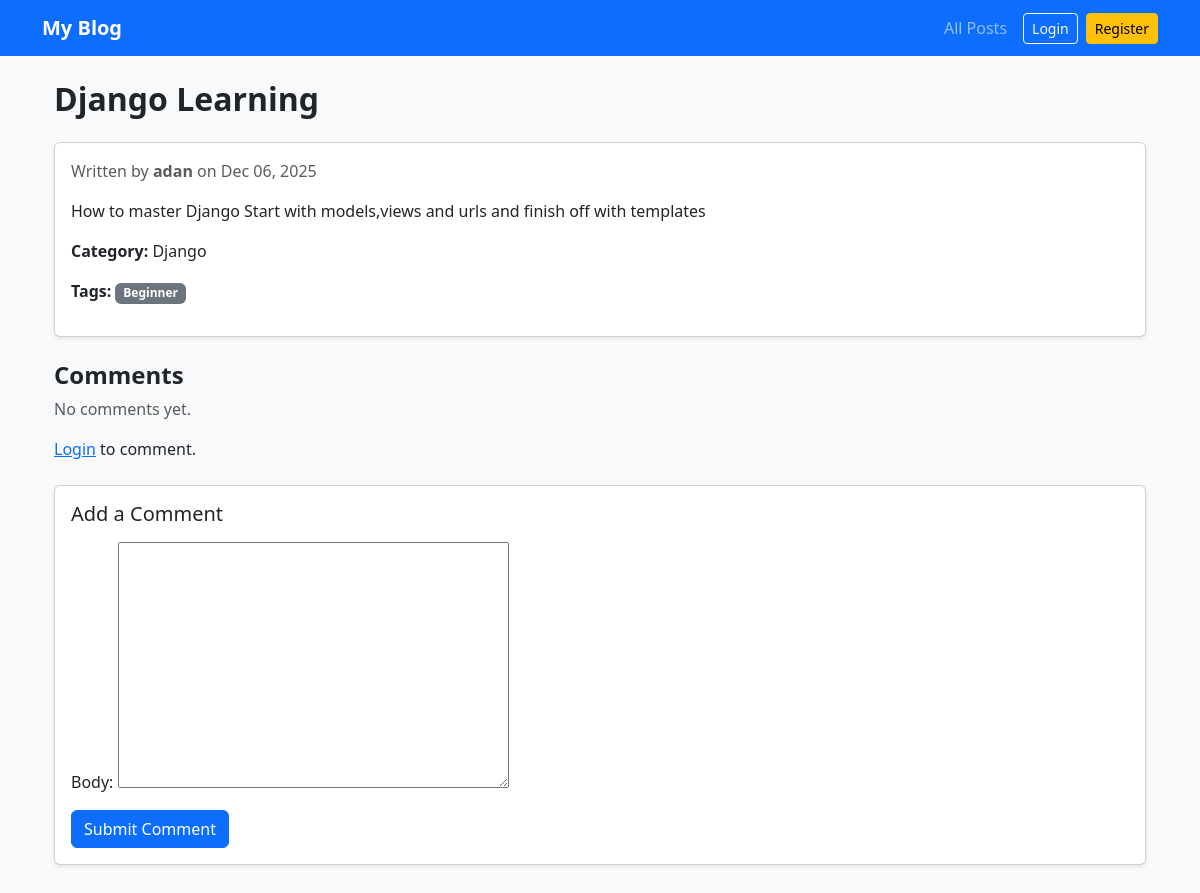
Page /django-learning/ on the committed database.
### blog/models.py (models this page shows, shortened)
class Post(models.Model):
    author = models.ForeignKey(User,on_delete=models.CASCADE,related_name="posts")
    title = models.CharField(max_length=100)
    slug = models.SlugField(unique=True,blank=True)
    body = models.TextField()
    created_at = models.DateTimeField(auto_now_add=True)
    category =models.ForeignKey(Category, on_delete=models.CASCADE)
    tags = models.ManyToManyField("Tag",blank=True)
    class Meta:
        ordering = ['-created_at']

class Category(models.Model):
    name = models.CharField(max_length=100)
    slug = models.SlugField(unique=True,blank=True)

class Tag(models.Model):
    name = models.CharField(max_length=50)
    slug = models.SlugField(unique=True,blank=True)

### blog/views.py (the view)
# urls.py: path("<slug:slug>/",views.post_detail,name = "post_detail"),
def post_detail(request, slug):
    post = get_object_or_404(Post, slug=slug)
    comments = post.comment_set.all()  # fetch all comments for this post
    if request.method == "POST":
        if not request.user.is_authenticated:
            return redirect('accounts:login')
        form = CommentForm(request.POST)
        if form.is_valid():
            comment = form.save(commit=False)
            comment.post = post  # associate comment with this post
            comment.author = request.user
            comment.save()
            return redirect("blog:post_detail", slug=post.slug)
    else:
        form = CommentForm()
    return render(request, "blog/post_detail.html", {
        "post": post,
        "comments": comments,
        "form": form
    })

### blog/forms.py
class CommentForm(forms.ModelForm):
    class Meta:
        model = Comment
        fields = ["body"]

### blog/templates/blog/post_detail.html (shortened to what this page needs)
{% extends "blog/base.html" %}
{% load crispy_forms_tags %}
{% block content %}
<div class="container mt-4">
  <div class="d-flex justify-content-between align-items-center mb-3">
    <h2 class="fw-bold">{{ post.title }}</h2>
  </div>
  <div class="card shadow-sm mb-4">
    <div class="card-body">
      <p class="text-muted mb-2">
        Written by <strong>{{ post.author.username }}</strong>
        on {{ post.created_at|date:"M d, Y" }}
      </p>
      <p class="mt-3">{{ post.body }}</p>
      <p>
        <strong>Category:</strong> {{ post.category.name }}
      </p>
      <p>
        <strong>Tags:</strong>
        {% for tag in post.tags.all %}
          <span class="badge bg-secondary">{{ tag.name }}</span>
        {% empty %}
          <span class="text-muted">No tags</span>
        {% endfor %}
      </p>
    </div>
  </div>
  <h4 class="fw-bold mt-4">Comments</h4>
{% for comment in comments %}
  <div class="card mb-2">
    <div class="card-body">
      <strong>{{ comment.author.username }}</strong>
      <p class="mb-1">{{ comment.body }}</p>
      <small class="text-muted">
        {{ comment.created_at|date:"M d, Y H:i" }}
      </small>
    </div>
  </div>
{% empty %}
  <p class="text-muted">No comments yet.</p>
{% endfor %}
{% if user.is_authenticated %}
  <div class="card mt-4 shadow-sm">
    <div class="card-body">
      <h5>Add a Comment</h5>
      <form method="POST">
        {% csrf_token %}
        {{ form.body|as_crispy_field|default:form.body }}
        <button type="submit" class="btn btn-primary mt-2">
          Submit
        </button>
      </form>
    </div>
  </div>
{% else %}
  <p class="mt-3">
    <a href="{% url 'accounts:login' %}">Login</a> to comment.
  </p>
{% endif %}
  <div class="card mt-4 shadow-sm">
    <div class="card-body">
      <h5 class="mb-3">Add a Comment</h5>
      <form method="POST">
        {{ form.as_p }}
        <button type="submit" class="btn btn-primary">
          Submit Comment
        </button>
      </form>
    </div>
  </div>
</div>
{% endblock %}

### rows in the picture
Post: title "Django Learning", author.username "adan", created_at "Dec 06, 2025", body "How to master Django Start with models,views and urls and finish off with templates", category.name "Django"
Tag: name "Beginner"
